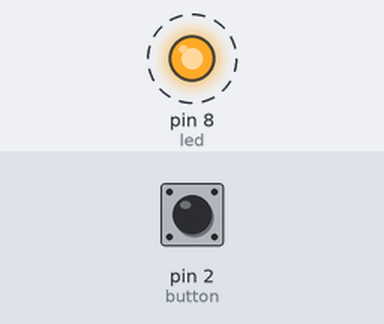
Bench run of a sketch on a simulated Arduino Uno, built with avr-gcc and run on an emulated ATmega328P. Shown: output pins drawn as LEDs (lit = HIGH). Dashed ring = blinking. The inputs (shaded band) are chosen by the test bench; at power-on: pin 2 (button) HIGH.

Above: at 0.2 s.
Timing chart, 0 to 3.0 s (numbered marks = the images above):
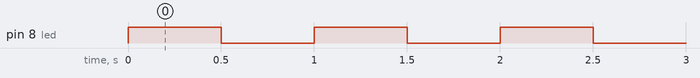

The sketch:

sketch_dec26o_interrupt4.ino
```cpp
//외부 인터럽트

#include <MsTimer2.h>
#define led 8
#define button 2

void setup() {
  Serial.begin(115200);
  pinMode(led, OUTPUT);
  pinMode(button, INPUT_PULLUP); //아두이노 자체 풀업 = 안누르면 HIGH
  attachInterrupt(INT0, aaa, RISING);

}

void loop() {
  digitalWrite(led, HIGH);
  delay(500);
  digitalWrite(led, LOW);
  delay(500);
}

void aaa(){
  if(digitalRead(button)==0){ //풀업이나 누르면 LOW
    Serial.println("Pressed");
  }
}
```

Measured:
- by itself, pin 8 (led): alternates HIGH for 0.50 s and LOW for 0.50 s
